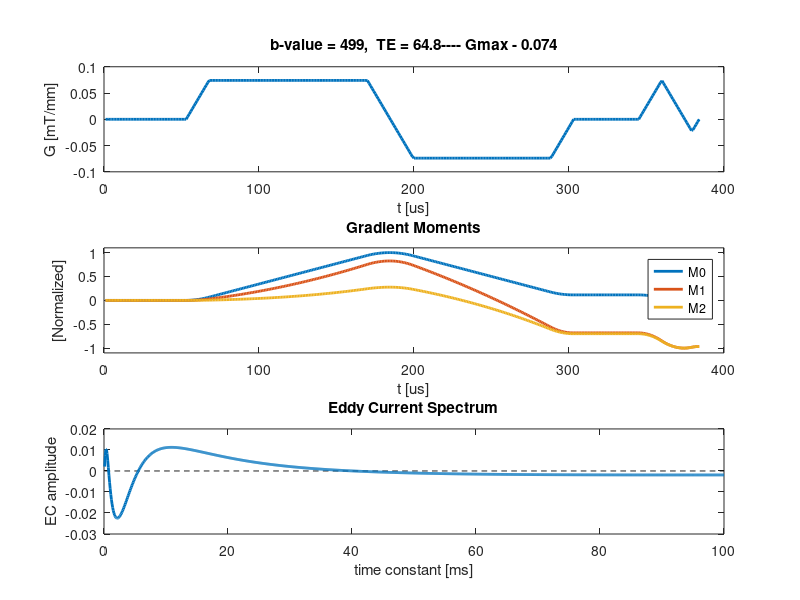

This chart was generated by the following MATLAB code:
% This fuction generates Eddy Current nulled Convex Optimized Diffusion Encoding 
% (EN-CODE) waveforms for a user defined b-value subject to gradient hardware 
% constraints, moment nulling requirements, sequence timing parameters 
% and eddy current nulling for a user defined decay time constant. 
%
% This work is described in: 
%
% Eddy Current Nulled Convex Optimized Diffusion Encoding (EN-CODE) for Distortion 
% Free Diffusion Tensor Imaging with Short Echo Times. Aliotta E, Moulin K, Ennis DB;
% Magnetic Resonance in Medicine; 2017 (in press)
%
% Optimization is perforemd using the Chambolle-Pock algorithm: 
%
% A First-Order Primal-Dual Algorithm for Convex Problems with Applications 
% to Imaging. Chambolle, A and Pock, T; Journal of Mathematical Imaging and 
% Vision; 2011.
%
% INPUTS  : GMAX            - Max Gradient amplitude [T/m]   
%           SMAX            - Maximum gradient slew rate [T/m/s]
%           Gvec            - Diffusion encoding vector magnitude: sqrt(Gx^2 + Gy^2 + Gz^2)
%                             (for example: encoding diffusion along only x
%                             and y increases the max gradienDt amplitude by
%                             a factor of sqrt(1^2 + 1^2 + 0^2) = 1.414)
%           TE              - Echo Time [ms]
%           TimeToEcho      - EPI time to Echo [ms]
%           TimeToEncode    - Start time of diffusion encoding [ms]
%           RFdur           - Refocusing pulse duration [ms]
%           MMT             - Desired waveform moments [0-M0, 1-M0M1,2-M0M1M2]
%           LAMBDA0         - Eddy current decay time constant to be nulled [ms]
%
% OUTPUTS : G               - CODE gradient waveform
%           TE              - Sequence Echo Time (TE)
%
% Magnetic Resonance Research Labs (http://mrrl.ucla.edu)
% Department of Radiological Sciences
% University of California, Los Angeles
% - Eric Aliotta (EAliotta@mednet.ucla.edu)
% - Kévin Moulin (KMoulin@mednet.ucla.edu)
% - Holden Wu (HWu@mednet.ucla.edu)
% - Daniel Ennis (DEnnis@mednet.ucla.edu)
% - Dan Nguyen (DanNguyen@mednet.ucla.edu)
% - March 15, 2017

function [G, TE] = ENCODE_Optimization_CP(G_Max,S_Max,Gvec,bvalue,T_ECHO,T_90,T_RF,MMT,LAMBDA0)

%% Define default values to generate a test waveform
if nargin==0
    G_Max     = 74e-3;            % T/m
    Gvec      = 1.0;            % magnitude of direction vector (sqrt(Gx^2 + Gy^2 + Gz^2)). For example, Gvec = 1 for only x encoding
    S_Max     = 50;               % T/m/s
    bvalue    = 500;              % target b-value s/mm2
    T_ECHO    = 26.4;             % EPI time to center k-space line [ms]
    T_90      = 5.3;              % Start time of diffusion. Typically the duration of excitation + EPI correction lines [ms]
    T_RF      = 4.3;              % 180 duration. [ms]
    MMT       = 0;                % Desired waveform moments- [0 for M0=0, 1 for M0=M1=0, 2 for M0=M1=M2=0]
    LAMBDA0   = 40;               % Desired eddy current time constant to be nuleld [ms]
end

%% Define some constants

% Simulation constants
dt      = 0.1e-3;              % timestep of optimization [s] (increase for faster simulation)
N_max   = 5e3;                  % Terminate bisection search when n > N_max

% Physical constants
GAMMA   = 42.58e3;            %Hz/mT for protons

%% Define the moment nulling vector
switch MMT
    case 0
        mvec = 0;           % M0 nulled gradients
    case 1
        mvec = [0;0;];      % M0+M1 nulled gradients
    case 2
        mvec = [0;0;0;];    % M0+M1+M2 nulled gradients
end

tA = clock; % start a timer to evaluate optimization speed

shortenLoop = 0;

%% Design the upper-bound symmetric gradient waveforms
[tHigh,G_mono,b_tmp] = design_symmetric_gradients(bvalue,T_ECHO,T_90,G_Max,length(mvec)-1);

tHigh = tHigh + 20;

%% Define time and index bounds
tLow  = 2*(T_RF/2 + T_ECHO);    % TE of SE (b=0) sequence

n_top = floor(tHigh * 1e-3/dt); % upper bound on TE
n_bot = floor(tLow * 1e-3/dt);  % lower bound on TE

%% Run the optimization
fprintf('Optimizing...... \n');
done = 0; n = n_top;
while( done==0 )
  
fprintf('............ TE <= %2.1fms ... Gap: %2.1f \n' ,n_top*dt/(1e-3), (n_top-n_bot)*dt/(1e-3));

n = floor(n-T_ECHO/(dt*1e3));

tECHO = n + T_ECHO/(dt*1e3);

tINV = floor(tECHO/2);

INV = ones(n,1);   INV(tINV:end) = -1;
C=tril(ones(n));
C2 = C'*C;

t0 = 0;
tf = 0;

D = diag(-ones(n,1),0) + diag(ones(n-1,1),1);
D = D(1:end-1,:);

Nm = size(mvec, 1);
tvec = t0 + [0:n-1]*dt; % in sec
% tMat for all moments
tMat = zeros( Nm, n );
for mm=1:Nm
    tMat( mm, : ) = tvec.^(mm-1);
end

if n > tINV + T_RF/(dt*1e3)/2  
    
TE = n*dt/(1e-3)+T_ECHO;

% call the optimization kernel
grad_tmp = CP_Optim_Kernel_Eddy(G_Max,S_Max,Gvec,TE,T_ECHO,T_90,T_RF,MMT,dt,LAMBDA0);

% check b-value of gradient.
b_test = (GAMMA*2*pi)^2*(grad_tmp.*INV*dt)'*(C2*(grad_tmp.*INV*dt))*dt;

% check gradient moments.
mtest = max(abs(GAMMA*dt*tMat*(grad_tmp.*INV)));

% check eddy current nulling.
dGdt = diff(grad_tmp);   
eddy_response = exp(-(1:length(dGdt))/(LAMBDA0*(1e-3)/dt));
eddy = conv(dGdt,eddy_response);
etest = abs(eddy(n));

if isnan(b_test)
    b_test = 0;
end

if b_test > bvalue
    is_adequate = 'YES';
else
    if abs(b_test-bvalue) <= 0.01*bvalue
        is_adequate = 'YES';
    else
        is_adequate = 'NO';
    end
end

if mtest > 0.01
    is_adequate = 'NO';
end

if etest > 0.01
    is_adequate = 'NO';
end

else
    is_adequate = 'NO';
end

if( strcmp(is_adequate,'YES') ) % feasible
    feas = 1;
    n_top = n+T_ECHO/(dt*1e3);
    n = round( 0.5*(n_top+n_bot) );
    % update feasible g
    G = grad_tmp;
else
    %scatter(1,n,400,'r','x');
    n_bot = n+T_ECHO/(dt*1e3);
    n = round( 0.5*(n_top+n_bot) );
end

% check termination condition
if( n_top<=n_bot+1 )
    if( exist('G','var') )
        % if the b-value is still too LARGE, scale GMAX down
        if abs(b_test-bvalue) >= 0.1*bvalue
            G = scale_Gmax(G,bvalue,dt,tINV);
            % and try a shorter TE!
            shortenLoop = shortenLoop + 1;
            n_bot = n_bot - 10;
            if shortenLoop == 3
                fprintf('Scaled Down....... DONE \n');
                done = 1;
            end
        else
            fprintf('................ DONE \n');
            done = 1;
        end
        
    else
        % if we're here, n_top was infeasible to start with
        n_top = n_top*2;
        n = n_top;
    end
end
%end
% hard termination condition
if( n > N_max )
    disp( sprintf('mtgrad_cvx: n=%d > N_max=%d, terminating bisection.',n,N_max) );    
    done = 1; 
end

end

close(gcf);

tB = clock;

SimTime = (tB(4)*3600 + tB(5)*60 + tB(6)) - (tA(4)*3600 + tA(5)*60 + tA(6));

if SimTime > 3600
    fprintf('Optimization time: %d hr %d min %2.2f sec \n', floor(SimTime/3600), rem(SimTime,60), SimTime/60 - rem(SimTime,60)*60);
else if SimTime > 60
        fprintf('Optimization time: %d min %2.2f sec \n', floor(SimTime/60), rem(SimTime,60));
    else
        fprintf('Optimization time: %2.2f sec \n', SimTime);
    end
end

n = length(G);

% form difference matrix to calculate slew rate
D = diag(-ones(n,1),0) + diag(ones(n-1,1),1);
D = D(1:end-1,:);

C=tril(ones(n));
C2 = C'*C;

INV = ones(n,1);    INV(tINV:end) = -1;

% form time vector to calculate moments
tvec = t0 + [0:n-1]*dt; % in sec
% tMat for all moments
tMat = zeros( 3, n );
for mm=1:3
    tMat( mm, : ) = tvec.^(mm-1);
end

% progressive tMat for m1, m2
tMat0 = tril(ones(n)).*repmat(tMat(1,:)',[1,n])';
tMat1 = tril(ones(n)).*repmat(tMat(2,:)',[1,n])';
tMat2 = tril(ones(n)).*repmat(tMat(3,:)',[1,n])';

% moment
moments = GAMMA*dt*tMat*(G.*INV);

M0 = GAMMA*dt*tMat0*(G.*INV);
M1 = GAMMA*dt*tMat1*(G.*INV);
M2 = GAMMA*dt*tMat2*(G.*INV);
%

% bvalue
b_val = (GAMMA*2*pi)^2*(G.*INV*dt)'*(C2*(G.*INV*dt))*dt;

tPrep = length(G)*dt/(1e-3);

TE = tPrep + T_ECHO;

fprintf('\nEddy currents nulled for time constant: %dms\n',LAMBDA0);

DESCRIPTION = ['b-value = ' num2str(round(b_val)) ',  TE = ' num2str(TE) '---- Gmax - ' num2str(max(G)/Gvec) ];

fprintf([DESCRIPTION, '\n']);

%% calculate eddy current spectrum

nLAM = 1000;
lambdas   = 1:nLAM;
eddy_spec = zeros(nLAM,1);

for k = 1:nLAM
    lambda = lambdas(k)/10*(1e-3)/dt; % [*10ms]
    
    dGdt = diff(G)*2;
    eddy_response = exp(-(1:length(dGdt))/lambda);
    eddy = conv(dGdt,eddy_response);
      
    tQuery = length(dGdt);
    
    eddy_spec(k) = eddy(n);
end

% calculate time course of eddy currents for chosen lambda
eddy_response = exp(-(1:length(dGdt))/(LAMBDA0*(1e-3)/dt));
eddy_plot = conv(dGdt,eddy_response);
eddy_plot = eddy_plot(1:n);

%% Generate a figure

figure('Position',[15 10 4 10]*70); 
subplot(3,1,1);
plot(G,'LineWidth',2);
title(DESCRIPTION); ylabel('G [mT/mm]'); xlabel('t [us]');

subplot(3,1,2);
plot(M0/max(abs(M0)),'LineWidth',2); hold on;
plot(M1/max(abs(M1)),'LineWidth',2); hold on;
plot(M2/max(abs(M2)),'LineWidth',2); ylim([-1.1 1.1]);
title('Gradient Moments'); ylabel('[Normalized]'); xlabel('t [us]');
legend('M0','M1','M2');

subplot(3,1,3);
plot(lambdas/10,zeros(size(eddy_spec)),'k--'); hold on;
plot(lambdas/10,eddy_spec,'LineWidth',2);
title('Eddy Current Spectrum'); xlabel('time constant [ms]'); ylabel('EC amplitude');

% subplot(3,1,4);
% plot(eddy_plot,'LineWidth',2);
% title(['Eddy Currents for lambda = ' int2str(LAMBDA0) 'ms']); 

end


function [TE,G,b] = design_symmetric_gradients(bvalue_target,T_ECHO,T_90,G_Max,MMT)
% Returns the TE for symmetric DWI waveforms with a specified b-value and
% sequence timing parameters. The waveforms used are: MONOPOLAR, BIPOLAR
% and MODIFIED BIPOLAR (Stoeck CT, von Deuster C, Genet M, Atkinson D, Kozerke
%                       S. Second-order motion-compensated spin echo diffusion
%                       tensor imaging of the human heart. MRM. 2015.)
%
% INPUTS:  G_Max        - Max gradient amplitude [T/m]
%          bvalue_target- Desired b-value [s/mm2]
%          T_ECHO       - EPI time to Echo [ms]
%          T_90         - Start time of diffusion encoding [ms]
%          MMT          - Desired waveform moments
%                         - 0 - M0= 0      - MONO
%                         - 1 - M0M1 = 0   - BIPOLAR
%                         - 2 - M0M1M2 = 0 - MODIFIED BIPOLAR
%
% OUTPUTS: TE    -  TE of resultant waveform [ms]
%          G     -  Diffusion encoding waveform [T/m]
%          b     -  b-value of encoding waveform [s/mm2]
%
% Magnetic Resonance Research Labs (http://mrrl.ucla.edu)
% Department of Radiological Sciences
% University of California, Los Angeles
% Eric Aliotta (EAliotta@mednet.ucla.edu)
% Holden Wu (HWu@mednet.ucla.edu)
% Daniel Ennis (DEnnis@mednet.ucla.edu)
% December 16, 2015

epsilon = 1.5;   % gradient ramp time 
RFgap     = 4.3; % 180 pulse duration
epsilon = floor(epsilon*10)/10;

% define monopolar waveform
if MMT == 0
  gap = RFgap;
  N = 4*epsilon + gap + 2*T_ECHO+T_90; % starting point for total duration
  T = 0.1; % scale time in ms
  b = 0;
  
  % update waveform until the b-value is large enough
  while(b<bvalue_target*0.995)
    N = N+T;
    
    time = N;
    
    lambda = (time - 4*epsilon - gap - 2*T_ECHO)/2;
    lambda = round(lambda/T);
    
    grad = trapTransform([lambda,lambda],G_Max,floor(epsilon/T),1,floor((T_ECHO-T_90+gap)/T),1);
    
    n = length(grad);
    
    C=tril(ones(n));
    C2 = C'*C;
    GAMMA = 42580;
    
    INV = ones(n,1);   INV(floor((n+T_ECHO)/2):end) = -1;
    
    Ts = T*(1e-3);
    
    b = (GAMMA*2*pi)^2*(grad.*INV*Ts)'*(C2*(grad.*INV*Ts))*Ts;
    
    tINV = ceil(lambda + floor((T_ECHO-T_90+gap)/T) + 2*epsilon/T - 0.5*gap/T);
    TEh1 = T_ECHO/T + length(grad(tINV:end));
    TEh2 = tINV;
    
    TE = 2*max(TEh1,TEh2)*T;
    G = grad;
  end
end

% define bipolar waveform (M1=0)
if MMT == 1
  
  L = 1; % starting point
  T = 0.1; % scale time in ms
  
  b = 0;
  % update waveform until the b-value is large enough
  while(b<bvalue_target*0.995)
    
    L = L+T;
    
    % duration of each bipolar lobe
    lambda  = L;         
    LAMBDA  = lambda;    
    
    LAMBDA = round(LAMBDA/T);
    lambda = round(lambda/T);

    % gap b/w gradients is just the RF duration 
    gap = RFgap;
    
    % take trapezoid durations and create G(t) vector
    grad = trapTransform([lambda,-LAMBDA,LAMBDA,-lambda],G_Max,round(epsilon/T),1,round(gap/T),2);
    
    % legnth of waveform
    n = length(grad);
    
    % vector for b-value integration
    C=tril(ones(n));
    C2 = C'*C;
    
    % Gyromagnetic ratio
    GAMMA = 42580;
    
    % refocusing pulse time
    tINV = floor(n/2);
    
    % vector to invert magnetization (+1 before 180, -1 after 180)
    INV = ones(n,1);
    INV(floor(tINV):end) = -1;
    
    % time increment in seconds
    Ts = T*(1e-3);
    
    % test b-value
    b = (GAMMA*2*pi)^2*(grad.*INV*Ts)'*(C2*(grad.*INV*Ts))*Ts;
    
    % pre 180 contribution to TE
    TEh1 = 0.5*RFgap/T + lambda + LAMBDA + 4*epsilon/T + T_ECHO/T;
    % post 180 contribution to TE
    TEh2 = 0.5*RFgap/T + lambda + LAMBDA + 4*epsilon/T + T_90/T;
    
    % Final TE
    TE = 2*max(TEh1,TEh2)*T + 2 + 2; %additional 4ms for spoilers.
    
    % final gradient waveform
    G = grad;
  end
end

% define modified bipolar (M1=M2 = 0) waveform
if MMT == 2
  L = 1; % starting point
  T = 0.1; % scale in ms
  
  b = 0;
  
  % update waveform until the b-value is large enough
  while(b<bvalue_target*0.995)
    
    L = L+T;
    
    % first trap duration
    lambda = L;                     lambda = round(lambda/T); 
    % second trap duration
    LAMBDA  = 2*lambda + epsilon;   LAMBDA = round(LAMBDA/T);
    
    % time between first and second sets of gradients
    gap = 2*epsilon + lambda;
    
    % take trapezoid durations and create G(t) vector
    grad = trapTransform([lambda,-LAMBDA,-LAMBDA,lambda],G_Max,round(epsilon/T),1,round(gap/T),2);
    
    % legnth of waveform
    n = length(grad);
    
    % vector for b-value integration
    C=tril(ones(n));
    C2 = C'*C;
    
    % Gyromagnetic ratio
    GAMMA = 42580;
    
    % refocusing pulse time
    tINV = n/2 + round(gap/T) - round(RFgap/T);
    
    % vector to invert magnetization (+1 before 180, -1 after 180)
    INV = ones(n,1);
    INV(floor(tINV):end) = -1;
    
    % time increment in seconds
    Ts = T*(1e-3);
    
    % test b-value
    b = (GAMMA*2*pi)^2*(grad.*INV*Ts)'*(C2*(grad.*INV*Ts))*Ts;
    
    % pre 180 contribution to TE
    TEh1 = 0.5*RFgap/T + lambda + LAMBDA + 4*epsilon/T + T_ECHO/T;
    % post 180 contribution to TE
    TEh2 = -0.5*RFgap/T + lambda + LAMBDA + 4*epsilon/T + T_90/T + gap/T;
    
    % final TE
    TE = 2*max(TEh1,TEh2)*T;
    
    % final gradient waveform
    G = grad;
  end
end


end

%% EN-CODE Chambolle-Pock Optimization Kernel

function G = CP_Optim_Kernel_Eddy(GMAX,SRMAX,Gvec,TE,TimeToEcho,TimeToEncode,RFdur,MMT,T,LAMBDA0)

if nargin<9
    T = 0.1e-3; % timestep %s
    LAMBDA0 = 80; % ms
end

SRMAX = SRMAX*T*0.5*Gvec; % T/m/s (?. check)
GMAX  = GMAX*Gvec;  % %mT/mm

n = round((TE-TimeToEcho) * 1e-3/T);

tINV = floor((n + TimeToEcho/(T*1e3))/2);

Tzeros = [1, 2:TimeToEncode*(1e-3/T), ...
          tINV-floor(RFdur*(1e-3/T)/2):tINV+floor(RFdur*(1e-3/T)/2), n];
      
switch MMT
    case 0
        mvec = 0;
    case 1
        mvec = [0;0;];
    case 2
        mvec = [0;0;0;];
end

Nm = size(mvec, 1);
tvec = 0 + [0:n-1]*T; % in sec
% tMat for all moments
tMat = zeros( Nm, n );
for mm=1:Nm
    tMat( mm, : ) = tvec.^(mm-1);
end
GAMMA = 42.58e3; %Hz/mT for protons
INV = ones(n,1);   INV(tINV:end) = -1;
Q = GAMMA*T*tMat*diag(INV);

normQ = sqrt(sum(Q.^2,2));
mvec=diag(1./normQ)*mvec;
Q = diag(1./normQ)*Q;

C1=tril(ones(n));
C2 = C1'*C1;
ivec = ones(1,n);
C = -ivec*C1*C1;

C=C/norm(C);

D = diag(-ones(n,1),0) + diag(ones(n-1,1),1);
D = sparse(0.5*D(1:end-1,:));

% define convolution operator for eddy current model
lambda = LAMBDA0*(1e-3)/T;
eddy_response = exp(-(1:10*lambda)/lambda);
E = convmtx(eddy_response',n);
E = E(n,1:n-1)*D;

tau=1./(sum(abs(D),1) + sum(abs(Q),1) + sum(abs(E)) )';

% can tweak these scale factors to adjust convergence times.
sigD=1./sum(abs(D),2);
sigQ=8./sum(abs(Q),2);
sigE=8./sum(abs(E),2);

lenC1=size(C,1);
lenC2=size(C,2);
lenD1=size(D,1);
lenD2=size(D,2);
lenQ1=size(Q,1);
lenQ2=size(Q,2);
lenE1=size(E,1);
lenE2=size(E,2);

%This section initializes variables
G=zeros(lenC2,1);
xbar=G;
zD=zeros(lenD1,1);
zQ=zeros(lenQ1,1);
zE=zeros(lenE1,1);

%step sizes.
theta=1;
p=1.95;
r2=100;r1=100;
epsilon=1e-4;
count=1;

tic

% loop until exit criterion are reached OR until we've reached 100,000
% iterations
while ((r2>epsilon) || (r1>epsilon)) && (count<=100000)
    
    % calculate x-tau*K'*z and then take the prox operation
    % xbar=min(GMAX,max(-GMAX,G-tau.*((D'*zD)+(Q'*zQ)+C')));
    xbar=min(GMAX,max(-GMAX,G-tau.*((D'*zD)+(Q'*zQ)+ (E'*zE) + C')));

    xbar(Tzeros) = 0;
    
    % calculate z+sigma*K(2*xbar-x)
    txmx    = 2*xbar-G;
    zDbuff  = zD + sigD.*(D*txmx);
    zQbuff  = zQ + sigQ.*(Q*txmx);
    zEbuff  = zE + sigE.*(E*txmx);
        
    % calculate the prox operators associated with z
    zDbar = zDbuff - sigD.*min(SRMAX,max(-SRMAX,zDbuff./sigD));
    zQbar = zQbuff - sigQ.*min(mvec,max(-mvec,zQbuff./sigQ));
    zEbar = zEbuff - sigE.*min(0,max(0,zEbuff./sigE));
    
    % calculate exit criterion
    if rem(count,5000)==0
        xm=G;
        zm=[zD;zQ;zE];
    end
    
    % overrelaxation terms
    G=p*xbar+(1-p)*G;
    zD=p*zDbar+(1-p)*zD;
    zQ=p*zQbar+(1-p)*zQ;
    zE=p*zEbar+(1-p)*zE;

    % test exit criterion
    if rem(count,5000)==0
        xtrubar=G+theta*(G-xm);
        r1=norm((xm-G)./tau)/norm(G);
        r2=norm((zm-[zD;zQ;zE])./[sigD;sigQ;sigE] + [D*(xtrubar-G);Q*(xtrubar-G);E*(xtrubar-G)])/norm([zD;zQ;zE]);
    end

    % count the number of iterations
    count=count+1;
end

% check moments
M = Q*G;

if max(abs(M)) > 1e-4
    fprintf('Moments not fully nulled. Increase TE. \n');
end

% check eddy currents
EDDY = E*G;

if abs(EDDY) > 1e-4
    fprintf('Eddy Currents not fully nulled. Increase TE. \n');
end


end

%%

function G2 = scale_Gmax(G,b,T,tINV)
% scales the GMAX of a function that has TOO LARGE a b-value to match the
% correct b-value
% G is the input gradient waveform,
% b the desired b-value,
% T the timestep
% tINV the time of inversion

n = length(G);

% prepare calculations
GAMMA = 42.58e3; %Hz/mT for protons
C=tril(ones(n));
C2 = C'*C;
INV = ones(n,1);    INV(tINV:end) = -1;

% check initial b-value

b_val = (GAMMA*2*pi)^2*(G.*INV*T)'*(C2*(G.*INV*T))*T;

if b_val <= b
    % inital waveform was fine (or too small)
    G2 = G;
    return;
end

% scale down from 0.9, 0.8, ... etc. until the b-value is close

scales = [0.1:0.01:0.99];

bs = zeros(size(scales));

for j = 1:length(scales)
    Gtmp = G*scales(j);
    bs(j) = (GAMMA*2*pi)^2*(Gtmp.*INV*T)'*(C2*(Gtmp.*INV*T))*T;
end

bdif = abs(bs - b);

[x,ind] = min(bdif);

G2 = G*scales(ind);

end

%%
function g = trapTransform(f,G0,SR,tFact,gap,gpos)
% gradient waveform from trapezoidal reduction
% define waveform in terms of gradient duration and sign assuming 
% G = Gmax 
%
% input: f  -- row of numbers indicating the duration of each gradient lobe
%              in ms. Must correspond to an integer number of timepoints
%        G0 -- Gmax. All lobes assumed to be at Gmax
%        SR -- Slew duration (normalized to unit size) (default- 1)
%        tFact  -- Temporal resolution subsampling (default- 1)
%        gap-- Gap duration an RF pulse [units] (default 0)
%        gpos- Position of gap (list the number of f entry to put the gap
%              AFTER (default floor(num entries/2)
% 
% output: g -- fully represented gradient waveform

if nargin<2
    G0 = 0.074;
end

if nargin<3
    SR = 1;
end

if nargin<4
    tFact = 1;
end

if nargin<5
    gap = 0;
end

if nargin<6
    gpos = floor(length(f)/2);
end

if tFact == 1e-3
    tFact = 1;
    fprintf('Assuming T = 1ms, subsample of 1 used!! \n');
end

if min(abs(f)) < 1
    fprintf('ERROR - Need to allow time for slewing!!!\n');
    return;
end

%g = G0*ones( (sum(abs(f))+gap )*tFact,1);
g = G0*ones( (sum(abs(f)) + gap + 2*numel(f)*SR - (numel(f)-1) )*tFact,1);

count = 1;

for j=1:length(f)
    PLAT = abs(f(j));
    if j == gpos
        tnow = count;
        % ramp up
        g(tnow:tnow+SR-1) = g(tnow:tnow+SR-1).*(0:1/SR:1-1/SR)'*(f(j)/PLAT);
        %g(count+1:count+1+SR) = g(count+1:count+1+SR).*(0:1/SR:1)'*(f(j)/PLAT);
        tnow = tnow + SR;
        % plateau
        g(tnow:tnow+PLAT*tFact-1) = g(tnow:tnow+PLAT*tFact-1)*f(j)/PLAT;
        %g(count+2+SR:count+PLAT*tFact-SR+1) = g(count+2+SR:count+PLAT*tFact-SR+1)*f(j)/PLAT;
        tnow = tnow + PLAT*tFact;
        % ramp down
        g(tnow:tnow+SR-1) = g(tnow:tnow+SR-1).*(1-(1/SR:1/SR:1))'*(f(j)/PLAT);
       
        count = tnow + SR-1;
        
        g(count+1:count+gap*tFact) = g(count+1:count+gap*tFact)*0;
        count = count + gap*tFact;
    else
        tnow = count;
        % ramp up
        g(tnow:tnow+SR-1) = g(tnow:tnow+SR-1).*(0:1/SR:1-1/SR)'*(f(j)/PLAT);
        %g(count+1:count+1+SR) = g(count+1:count+1+SR).*(0:1/SR:1)'*(f(j)/PLAT);
        tnow = tnow + SR;
        % plateau
        g(tnow:tnow+PLAT*tFact-1) = g(tnow:tnow+PLAT*tFact-1)*f(j)/PLAT;
        %g(count+2+SR:count+PLAT*tFact-SR+1) = g(count+2+SR:count+PLAT*tFact-SR+1)*f(j)/PLAT;
        tnow = tnow + PLAT*tFact;
        % ramp down
        g(tnow:tnow+SR-1) = g(tnow:tnow+SR-1).*(1-(1/SR:1/SR:1))'*(f(j)/PLAT);
       count = tnow + SR-1;
        % ramp up
%         g(count+1:count+1+SR) = g(count+1:count+1+SR).*(0:1/SR:1)'*(f(j)/PLAT);
%         % plateau
%         g(count+1+SR:count+PLAT*tFact-SR) = g(count+1+SR:count+PLAT*tFact-SR)*f(j)/PLAT;
%         % ramp down
%         g(count+PLAT*tFact-SR:count+PLAT*tFact) = g(count+PLAT*tFact-SR:count+PLAT*tFact).*(1-(0:1/SR:1))'*(f(j)/PLAT);
%         
        %count = count + PLAT*tFact;
    end
end

end
